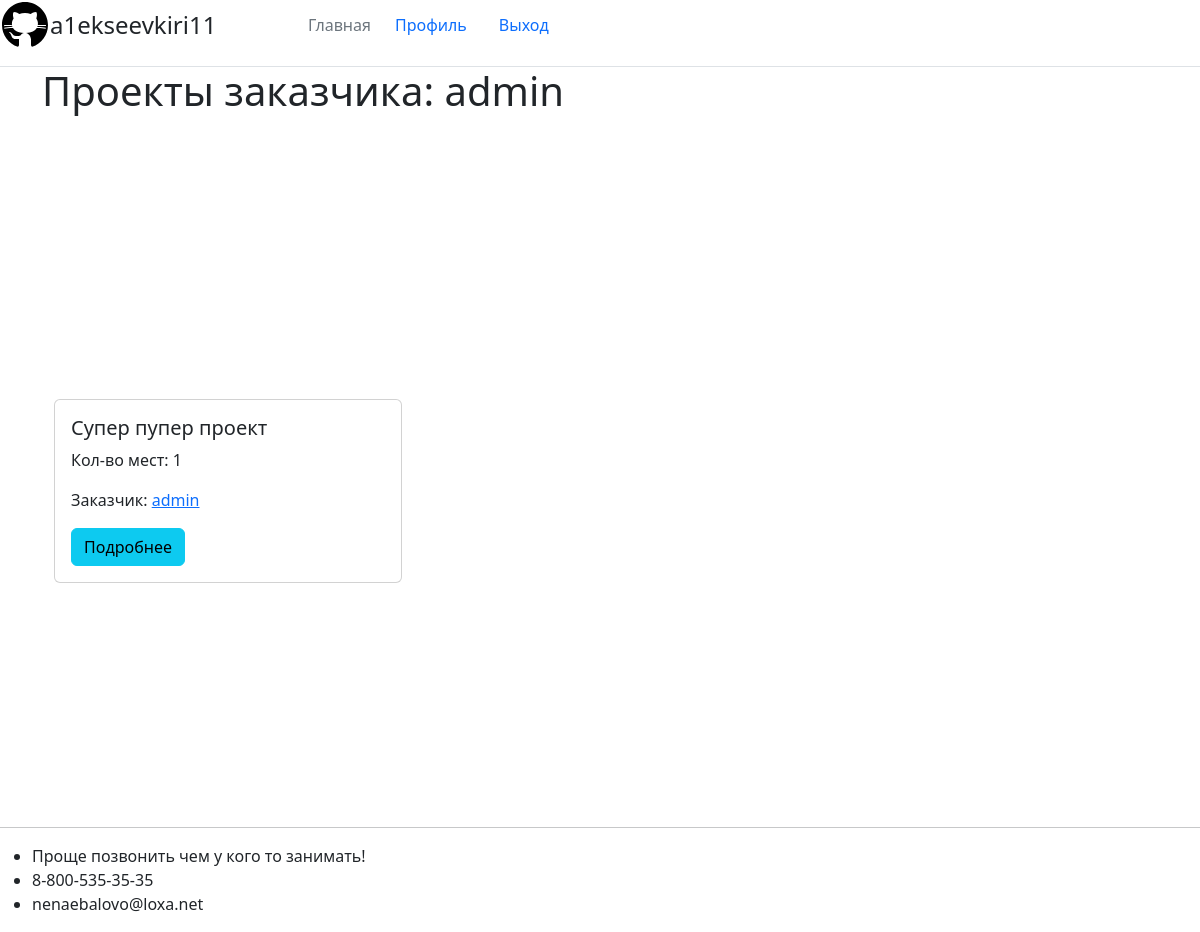
/user/admin (signed in), run on the app's committed database.
### showcase_projects/models.py (models this page shows, shortened)
class Project(models.Model):
    title = models.CharField(max_length=100)
    place = models.IntegerField(default=0)
    customer = models.ForeignKey(User, on_delete=models.CASCADE)

### showcase_projects/views.py (the view)
# urls.py: path('user/<str:username>', ProjectUserListView.as_view(), name='project-user'),
class ProjectUserListView(ListView):
    model = Project
    template_name = 'showcase_projects/project_user.html'
    context_object_name = 'projects'
    def get_queryset(self):
        user = get_object_or_404(User, username=self.kwargs.get('username'))
        return Project.objects.filter(customer=user)

### showcase_projects/templates/showcase_projects/project_user.html (shortened to what this page needs)
{% extends "showcase_projects/base.html" %}
{% block content %}
<h1 class="mb-3">Проекты заказчика: {{ view.kwargs.username }}</h1>
<div style="min-height: 85vh; display: flex; justify-content: center; align-items: center;">
    <div class="container mt-5">
        <div class="row mt-3">
            {% if projects %}
                {% for project in projects %}
                <div class="col-md-4 mb-4">
                    <div class="card">
                        <div class="card-body">
                            <h5 class="card-title">{{ project.title }}</h5>
                            <p class="card-text">Кол-во мест: {{ project.place }}</p>
                            <p class="card-text">Заказчик:
                                <a href="{% url 'project-user' project.customer.username %}" class="card-text">{{ project.customer.username }}</a>
                            </p>
                            <a href="{% url 'project-detail' project.id %}" class="btn btn-info">Подробнее</a>
                        </div>
                    </div>
                </div>
                {% endfor %}
            {% else %}
                <h2>Проектов нет!</h2>
            {% endif %}
        </div>
    </div>
</div>
{% endblock content %}

### data on the page
Project: title "Супер пупер проект", place "1", customer.username "admin"

### other printed values
{{ view.kwargs.username }} "admin"
